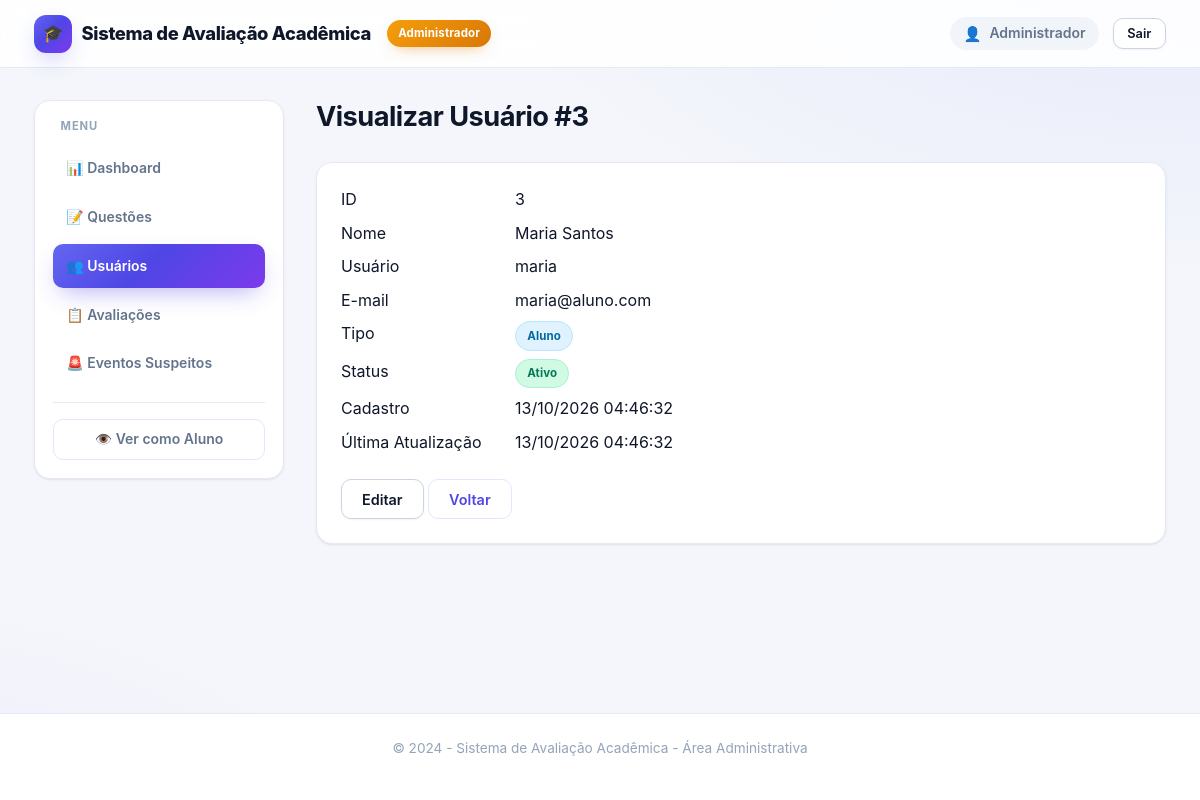
The app's page /admin/usuarios.php?acao=ver&id=3 (signed in) with its own data.
### tables this page shows
CREATE TABLE IF NOT EXISTS usuarios (
    id INT AUTO_INCREMENT PRIMARY KEY,
    nome VARCHAR(150) NOT NULL,
    usuario VARCHAR(60) NULL UNIQUE,
    email VARCHAR(150) NOT NULL UNIQUE,
    senha_hash VARCHAR(255) NOT NULL,
    tipo ENUM('aluno', 'admin') NOT NULL DEFAULT 'aluno',
    ativo TINYINT(1) NOT NULL DEFAULT 1,
    created_at TIMESTAMP DEFAULT CURRENT_TIMESTAMP,
    updated_at TIMESTAMP DEFAULT CURRENT_TIMESTAMP ON UPDATE CURRENT_TIMESTAMP
);

### includes/config.php (called while the page is built, shortened)
<?php
function versaoEstatico(string $caminhoRelativo): string
{
    $caminho = __DIR__ . '/../' . ltrim($caminhoRelativo, '/');
    $mtime = is_file($caminho) ? filemtime($caminho) : false;
    return (string)($mtime ?: 1);
}
function e(string $dado): string
{
    return htmlspecialchars($dado, ENT_QUOTES, 'UTF-8');
}
function formatarData($data, string $formato = 'd/m/Y H:i:s'): string
{
    return (new DateTime($data))->format($formato);
}

### admin/usuarios.php (the view, shortened to what this page needs)
<?php
require_once __DIR__ . '/../includes/config.php';
$acao = $_GET['acao'] ?? 'listar';
$usuarioId = (int)($_GET['id'] ?? 0);
$mensagem = '';
$erro = '';
$usuarioEditar = null;
if (($acao === 'editar' || $acao === 'ver') && $usuarioId > 0) {
    try {
        $pdo = getDbConnection();
        $stmt = $pdo->prepare("SELECT * FROM usuarios WHERE id = ?");
        $stmt->execute([$usuarioId]);
        $usuarioEditar = $stmt->fetch();
    } catch (Exception $e) {
        $erro = 'Erro ao buscar usuário.';
        $acao = 'listar';
    }
}
$usuarios = [];
?>
<!DOCTYPE html>
<html lang="pt-BR">
<head>
    <link rel="stylesheet" href="/avaliacao web/assets/css/style.css?v=<?= versaoEstatico('assets/css/style.css') ?>">
    <link rel="stylesheet" href="/avaliacao web/assets/css/admin.css?v=<?= versaoEstatico('assets/css/admin.css') ?>">
</head>
<body class="admin-page">
    <header class="admin-header">
        <div class="container header-content">
            <h1><?= e(APP_NAME) ?></h1>
            <span class="badge admin-badge">Administrador</span>
            <div class="user-info">
                <span class="user-name"><?= e($_SESSION['usuario_nome']) ?></span>
                <a href="/avaliacao web/logout.php" class="btn btn-secondary btn-sm">Sair</a>
            </div>
        </div>
    </header>
    <div class="admin-container container">
        <aside class="admin-sidebar">
            <nav class="admin-nav">
                <h3>Menu</h3>
                <ul>
                    <li><a href="/avaliacao web/admin/dashboard.php">📊 Dashboard</a></li>
                    <li><a href="/avaliacao web/admin/questoes.php">📝 Questões</a></li>
                    <li><a href="/avaliacao web/admin/usuarios.php" class="active">👥 Usuários</a></li>
                    <li><a href="/avaliacao web/admin/avaliacoes.php">📋 Avaliações</a></li>
                    <li><a href="/avaliacao web/admin/eventos.php">🚨 Eventos Suspeitos</a></li>
                </ul>
                <hr style="margin: 1rem 0; border-color: var(--border-color);">
                <li><a href="/avaliacao web/dashboard.php" class="btn btn-outline">👁️ Ver como Aluno</a></li>
            </nav>
        </aside>
        <main class="admin-main">
            <?php if ($acao === 'listar'): ?>
                <div class="admin-header-title">
                    <h2>Gerenciar Usuários</h2>
                    <p>Cadastre e gerencie alunos e administradores</p>
                </div>
                <?php if ($mensagem): ?><div class="alert alert-success"><?= e($mensagem) ?></div><?php endif; ?>
                <?php if ($erro): ?><div class="alert alert-error"><?= e($erro) ?></div><?php endif; ?>
                <div class="admin-section">
                    <div class="section-header">
                        <h3>Usuários Cadastrados (<?= count($usuarios) ?>)</h3>
                        <a href="/avaliacao web/admin/usuarios.php?acao=novo" class="btn btn-primary">➕ Novo Usuário</a>
                    </div>
                    <div class="table-responsive">
                        <table class="admin-table">
                            <thead>
                                <tr>
                                    <th>ID</th>
                                    <th>Nome</th>
                                    <th>Usuário</th>
                                    <th>E-mail</th>
                                    <th>Tipo</th>
                                    <th>Status</th>
                                    <th>Cadastro</th>
                                    <th>Ações</th>
                                </tr>
                            </thead>
                            <tbody>
                                <?php foreach ($usuarios as $u): ?>
                                    <tr>
                                        <td><?= $u['id'] ?></td>
                                        <td><?= e($u['nome']) ?></td>
                                        <td><?= e($u['usuario'] ?? '—') ?></td>
                                        <td><?= e($u['email']) ?></td>
                                        <td>
                                            <span class="badge <?= $u['tipo'] === 'admin' ? 'badge-warning' : 'badge-info' ?>">
                                                <?= ucfirst($u['tipo']) ?>
                                            </span>
                                        </td>
                                        <td>
                                            <span class="badge <?= $u['ativo'] ? 'badge-success' : 'badge-secondary' ?>">
                                                <?= $u['ativo'] ? 'Ativo' : 'Inativo' ?>
                                            </span>
                                        </td>
                                        <td><?= formatarData($u['created_at'], 'd/m/Y H:i') ?></td>
                                        <td>
                                            <a href="/avaliacao web/admin/usuarios.php?acao=ver&id=<?= $u['id'] ?>" class="btn btn-sm btn-outline" title="Ver">👁️</a>
                                            <a href="/avaliacao web/admin/usuarios.php?acao=editar&id=<?= $u['id'] ?>" class="btn btn-sm btn-secondary" title="Editar">✏️</a>
                                            <?php if ($u['id'] !== $_SESSION['usuario_id']): ?>
                                                <a href="/avaliacao web/admin/usuarios.php?acao=excluir&id=<?= $u['id'] ?>&confirm=1"
                                                   class="btn btn-sm btn-danger"
                                                   onclick="return confirm('Tem certeza que deseja excluir este usuário?')"
                                                   title="Excluir">🗑️</a>
                                            <?php endif; ?>
                                        </td>
                                    </tr>
                                <?php endforeach; ?>
                                <?php if (empty($usuarios)): ?>
                                    <tr><td colspan="8" class="text-center">Nenhum usuário cadastrado</td></tr>
                                <?php endif; ?>
                            </tbody>
                        </table>
                    </div>
                </div>
            <?php elseif ($acao === 'ver' && $usuarioEditar): ?>
                <div class="admin-header-title">
                    <h2>Visualizar Usuário #<?= $usuarioEditar['id'] ?></h2>
                </div>
                <div class="admin-section">
                    <div style="padding: 1.5rem;">
                        <dl style="display: grid; grid-template-columns: 150px 1fr; gap: 0.5rem 1.5rem;">
                            <dt>ID</dt><dd><?= $usuarioEditar['id'] ?></dd>
                            <dt>Nome</dt><dd><?= e($usuarioEditar['nome']) ?></dd>
                            <dt>Usuário</dt><dd><?= e($usuarioEditar['usuario'] ?? '—') ?></dd>
                            <dt>E-mail</dt><dd><?= e($usuarioEditar['email']) ?></dd>
                            <dt>Tipo</dt><dd><span class="badge <?= $usuarioEditar['tipo'] === 'admin' ? 'badge-warning' : 'badge-info' ?>"><?= ucfirst($usuarioEditar['tipo']) ?></span></dd>
                            <dt>Status</dt><dd><span class="badge <?= $usuarioEditar['ativo'] ? 'badge-success' : 'badge-secondary' ?>"><?= $usuarioEditar['ativo'] ? 'Ativo' : 'Inativo' ?></span></dd>
                            <dt>Cadastro</dt><dd><?= formatarData($usuarioEditar['created_at']) ?></dd>
                            <dt>Última Atualização</dt><dd><?= formatarData($usuarioEditar['updated_at']) ?></dd>
                        </dl>
                        <div style="margin-top: 1.5rem;">
                            <a href="/avaliacao web/admin/usuarios.php?acao=editar&id=<?= $usuarioEditar['id'] ?>" class="btn btn-secondary">Editar</a>
                            <a href="/avaliacao web/admin/usuarios.php" class="btn btn-outline">Voltar</a>
                        </div>
                    </div>
                </div>
            <?php endif; ?>
        </main>
    </div>
    <footer class="main-footer">
        <div class="container">
            <p>&copy; 2024 - Sistema de Avaliação Acadêmica - Área Administrativa</p>
        </div>
    </footer>
</body>
</html>

### assets/css/admin.css (style rules this page uses)
.admin-container { padding-top: 2rem; padding-bottom: 3rem; display: grid; grid-template-columns: 250px 1fr; gap: 2rem; align-items: start; }
.admin-sidebar { position: sticky; top: calc(var(--header-height) + 1.5rem); height: fit-content; background: var(--bg-secondary); border: 1px solid var(--border-color); border-radius: var(--border-radius-lg); padding: 1.1rem; box-shadow: var(--shadow-sm); }
.admin-nav h3 { font-size: 0.7rem; text-transform: uppercase; letter-spacing: 0.08em; color: var(--text-muted); margin: 0 0 0.85rem; padding: 0 0.5rem; }
.admin-nav ul { list-style: none; display: flex; flex-direction: column; gap: 0.25rem; }
.admin-nav a { display: flex; align-items: center; gap: 0.75rem; padding: 0.7rem 0.85rem; border-radius: var(--border-radius); color: var(--text-secondary); font-weight: 600; font-size: 0.875rem; transition: all var(--transition); }
.admin-nav a.active { background: var(--primary-gradient); color: #fff; box-shadow: var(--shadow-primary); }
.admin-nav hr { margin: 1rem 0 !important; border: none; border-top: 1px solid var(--border-color); }
.admin-nav > li { list-style: none; margin-top: 0.5rem; }
.admin-nav > li a { justify-content: center; width: 100%; }
.admin-main { min-width: 0; }
.admin-header-title { margin-bottom: 1.75rem; }
.admin-header-title h2 { font-size: 1.7rem; margin-bottom: 0.15rem; letter-spacing: -0.02em; }
.admin-section { background: var(--bg-secondary); border: 1px solid var(--border-color); border-radius: var(--border-radius-lg); margin-bottom: 1.5rem; overflow: hidden; box-shadow: var(--shadow-sm); }

### records on screen
usuarios: id "3", nome "Maria Santos", usuario "maria", email "maria@aluno.com", tipo "Aluno", created_at "13/10/2026 04:46:32", updated_at "13/10/2026 04:46:32"

### other values on screen
APP_NAME "Sistema de Avaliação Acadêmica"
$_SESSION['usuario_nome'] "Administrador"
